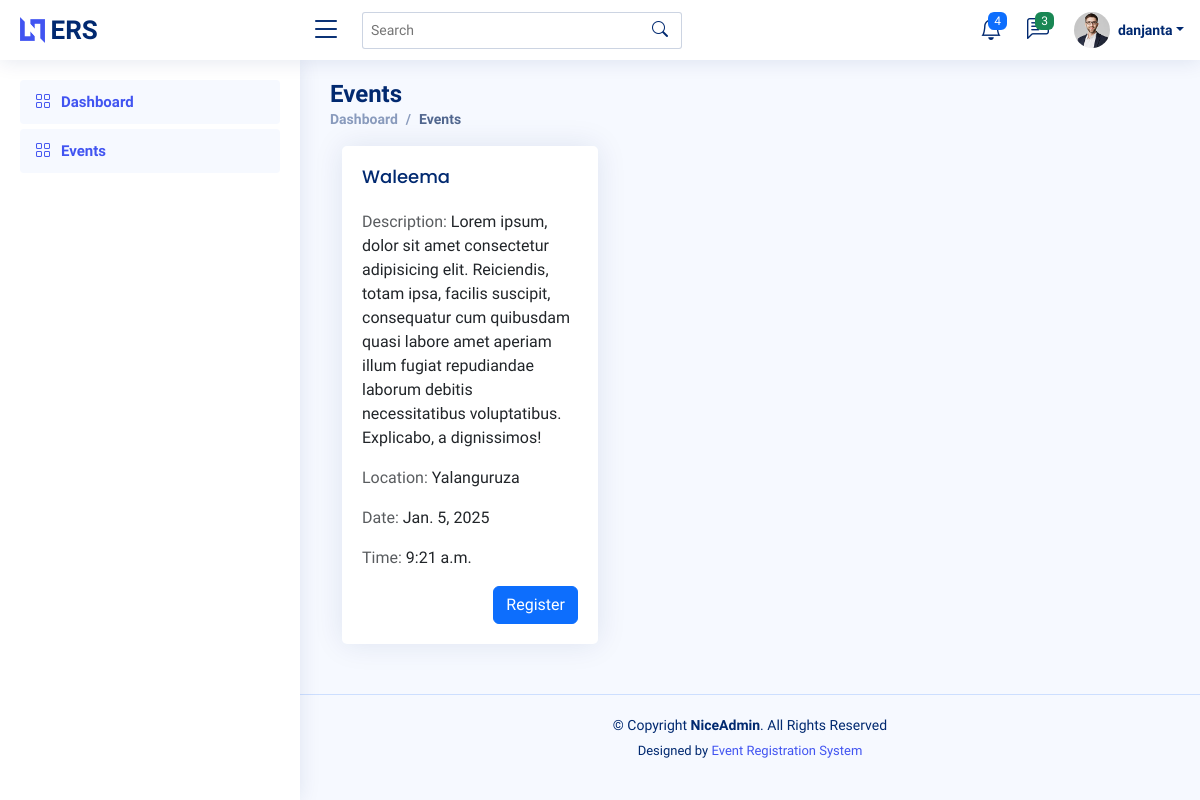
Page /events/2/ (signed in) on the committed database.
### events/models.py (models this page shows, shortened)
class Event(models.Model):
    title = models.CharField(max_length=50)
    description = models.TextField()
    date = models.DateField()
    time = models.TimeField()
    location = models.CharField(max_length=200)
    max_participants = models.IntegerField()

### events/views.py (the view)
# urls.py: path('<int:event_id>/', views.event_detail, name="event_detail"),
@login_required(login_url='/accounts/login')
def event_detail(request, event_id):
    event = get_object_or_404(Event, id=event_id)
    is_registered = EventRegistration.objects.filter(user=request.user, event=event_id).exists()
    context = {
        'event': event,
        'is_registered': is_registered,
    }
    return render(request, 'events/event_detail.html', context)

### templates/events/event_detail.html (shortened to what this page needs)
{% extends 'base.html' %}
{% block content %}
  <main id="main" class="main">
      <div class="pagetitle">
        <h1>Events</h1>
        <nav>
          <ol class="breadcrumb">
            <li class="breadcrumb-item">
              <a href="index.html">Dashboard</a>
            </li>
            <li class="breadcrumb-item active">Events</li>
          </ol>
        </nav>
      </div>
      <div class="container">
        <div class="row">
            <div class="col-md-4">
              <div class="card">
                <div class="card-body">
                  <h5 class="card-title">{{ event.title }}</h5>
                  <p>
                    <span class="text-muted">Description: </span>{{ event.description }}
                  </p>
                  <p>
                    <span class="text-muted">Location: </span>{{ event.location }}
                  </p>
                  <p>
                    <span class="text-muted">Date: </span>{{ event.date }}
                  </p>
                  <p>
                    <span class="text-muted">Time: </span>{{ event.time }}
                  </p>
                  {% if is_registered %}
                      <button type="submit" class="btn btn-danger btn-block float-end" data-bs-toggle="modal" data-bs-target="#comfimModal">Cancel Registration</button>
                      <div class="modal fade" id="comfimModal" tabindex="-1">
                        <div class="modal-dialog modal-dialog-centered">
                          <div class="modal-content">
                            <div class="modal-header">
                              <h5 class="modal-title">Cancel Event Registration</h5>
                              <button type="button" class="btn-close" data-bs-dismiss="modal" aria-label="Close"></button>
                            </div>
                            <div class="modal-body">Are you sure you want to cancel?</div>
                            <div class="modal-footer">
                              <button type="button" class="btn btn-primary" data-bs-dismiss="modal">No</button>
                              <form action="{% url 'events:cancel_registration' event.id %}" method="POST">
                                {% csrf_token %}
                                <button type="submit" class="btn btn-danger" data-bs-dismiss="modal">Yes</button>
                              </form>
                            </div>
                          </div>
                        </div>
                      </div>
                  {% else %}
                    <form action="{% url 'events:event_registration' event.id %}" method="POST">
                      <button type="submit" class="btn btn-primary btn-block float-end">Register</button>
                    </form>
                  {% endif %}
                </div>
              </div>
            </div>
        </div>
      </div>
  </main>
{% endblock %}

### templates/_header.html (shortened to what this page needs)
{% load static %}
<header id="header" class="header fixed-top d-flex align-items-center">
    <div class="d-flex align-items-center justify-content-between">
      <a href="index.html" class="logo d-flex align-items-center">
        <img src="{% static 'img/logo.png' %}" alt="">
        <span class="d-none d-lg-block">ERS</span>
      </a>
      <i class="bi bi-list toggle-sidebar-btn"></i>
    </div>
    <div class="search-bar">
      <form class="search-form d-flex align-items-center" method="POST" action="#">
        <input type="text" name="query" placeholder="Search" title="Enter search keyword">
        <button type="submit" title="Search"><i class="bi bi-search"></i></button>
      </form>
    </div>
    <nav class="header-nav ms-auto">
      <ul class="d-flex align-items-center">
        <li class="nav-item dropdown">
          <a class="nav-link nav-icon" href="#" data-bs-toggle="dropdown">
            <i class="bi bi-bell"></i>
            <span class="badge bg-primary badge-number">4</span>
          </a>
        </li>
        <li class="nav-item dropdown">
          <a class="nav-link nav-icon" href="#" data-bs-toggle="dropdown">
            <i class="bi bi-chat-left-text"></i>
            <span class="badge bg-success badge-number">3</span>
          </a>
        </li>
        <li class="nav-item dropdown pe-3">
          <a class="nav-link nav-profile d-flex align-items-center pe-0" href="#" data-bs-toggle="dropdown">
            <img src="{% static 'img/profile-img.jpg' %} " alt="Profile" class="rounded-circle">
            <span class="d-none d-md-block dropdown-toggle ps-2">{{ request.user }}</span>
          </a>
        </li>
      </ul>
    </nav>
  </header>

### static/css/style.css (style rules this page uses)
:root { scroll-behavior: smooth; }
body { font-family: "Open Sans", sans-serif; background: #f6f9ff; color: #444444; }
a { color: #4154f1; text-decoration: none; }
h1, h2, h3, h4, h5, h6 { font-family: "Nunito", sans-serif; }
#main { margin-top: 60px; padding: 20px 30px; transition: all 0.3s; }
.pagetitle { margin-bottom: 10px; }
.pagetitle h1 { font-size: 24px; margin-bottom: 0; font-weight: 600; color: #012970; }
.card { margin-bottom: 30px; border: none; border-radius: 5px; box-shadow: 0px 0 30px rgba(1, 41, 112, 0.1); }
.card-title { padding: 20px 0 15px 0; font-size: 18px; font-weight: 500; color: #012970; font-family: "Poppins", sans-serif; }
.card-body { padding: 0 20px 20px 20px; }
.breadcrumb { font-size: 14px; font-family: "Nunito", sans-serif; color: #899bbd; font-weight: 600; }
.breadcrumb a { color: #899bbd; transition: 0.3s; }
.breadcrumb .breadcrumb-item::before { color: #899bbd; }
.breadcrumb .active { color: #51678f; font-weight: 600; }
.logo { line-height: 1; }
@media (min-width: 1200px) { .logo { width: 280px; } }
.logo img { max-height: 26px; margin-right: 6px; }
.logo span { font-size: 26px; font-weight: 700; color: #012970; font-family: "Nunito", sans-serif; }
.header { transition: all 0.5s; z-index: 997; height: 60px; box-shadow: 0px 2px 20px rgba(1, 41, 112, 0.1); background-color: #fff; padding-left: 20px; }
.header .toggle-sidebar-btn { font-size: 32px; padding-left: 10px; cursor: pointer; color: #012970; }
.header .search-bar { min-width: 360px; padding: 0 20px; }
.header .search-form { width: 100%; }
.header .search-form input { border: 0; font-size: 14px; color: #012970; border: 1px solid rgba(1, 41, 112, 0.2); padding: 7px 38px 7px 8px; border-radius: 3px; transition: 0.3s; width: 100%; }
.header .search-form button { border: 0; padding: 0; margin-left: -30px; background: none; }
.header .search-form button i { color: #012970; }
.header-nav ul { list-style: none; }
.header-nav>ul { margin: 0; padding: 0; }
.header-nav .nav-icon { font-size: 22px; color: #012970; margin-right: 25px; position: relative; }
.header-nav .nav-profile { color: #012970; }
.header-nav .nav-profile img { max-height: 36px; }
.header-nav .nav-profile span { font-size: 14px; font-weight: 600; }
.header-nav .badge-number { position: absolute; inset: -2px -5px auto auto; font-weight: normal; font-size: 12px; padding: 3px 6px; }
@media (min-width: 1200px) { #main, #footer { margin-left: 300px; } }

### rows in the picture
Event: title "Waleema", description "Lorem ipsum, dolor sit amet consectetur adipisicing elit. Reiciendis, totam ipsa, facilis suscipit, consequatur cum quibusdam quasi labore amet aperiam illum fugiat repudiandae laborum debitis necessitatibus voluptatibus. Explicabo, a dignissimos!", location "Yalanguruza", date "Jan. 5, 2025", time "9:21 a.m."

### other values in the picture
{{ request.user }} "danjanta"
